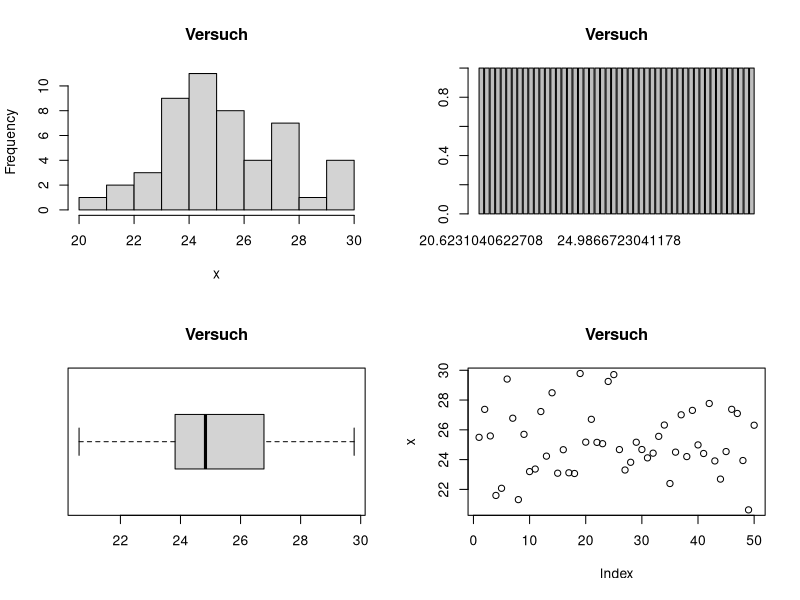
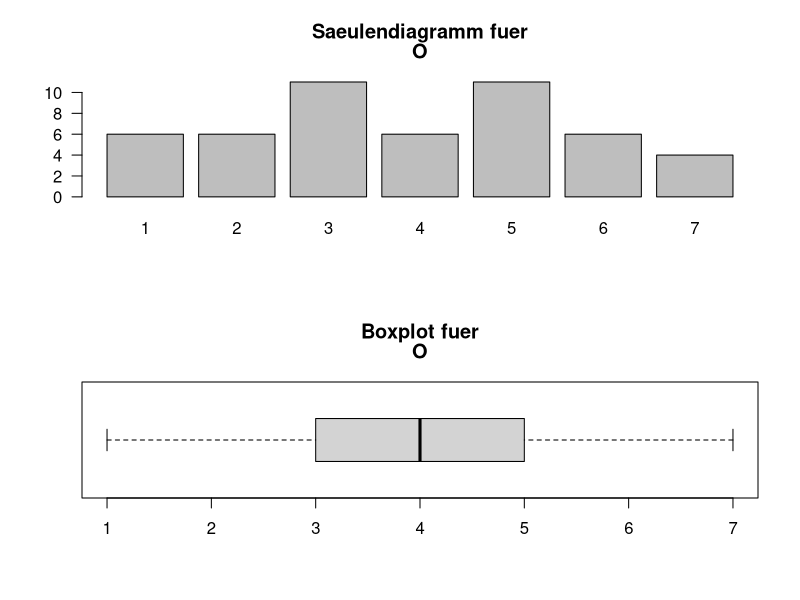
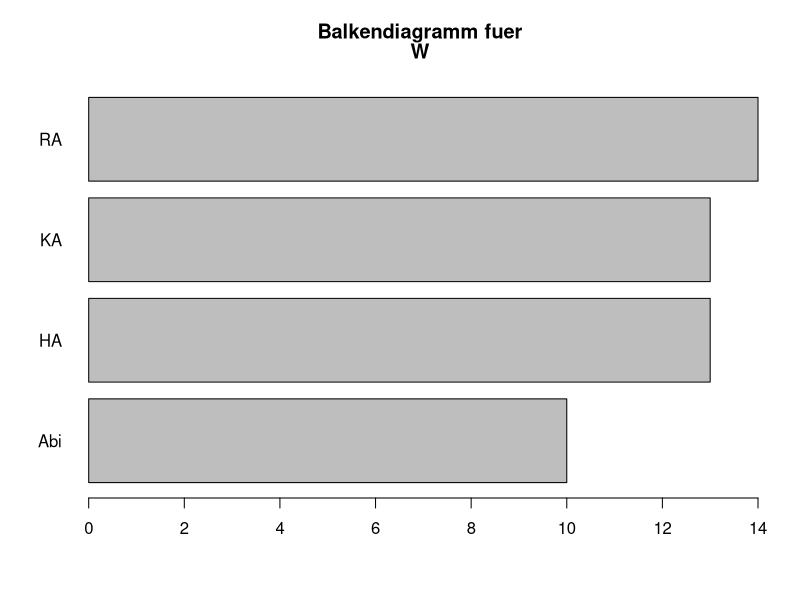

These charts were generated, in order, by the following R code:
# Funktionen-R-Skript 1


# Funktionen a, b, c: Alina, Hannah

# Funktion a) 
# Eine Funktion, die verschiedene geeignete deskriptive Statistiken für metrische 
# Variablen berechnet und ausgibt.

# My_Plots gibt bei plot = 0 fuer den eingegebenen Vektor an Daten ein Histogramm, ein Barplot, ein Boxplot und ein Scatterplot.
# Diese Einstellung ist der default, gibt man der Variable plot einen Wert von 1 bis 4, gibt die Funktion fuer
# 1 das Histogramm, fuer 2 den Barplot, fuer 3 den Boxplot und fuer 4 den Scatterplot aus.

random <- rnorm(50, mean = 25, sd = 2)

My_Plots <- function(x, main, plot = 0){
  # x = Daten
  # main = Überschrift für alle Plots 
  if(plot == 0){ 
    par(mfrow = c(2,2)) # vier Grafiken in einen Plot 
    # Die unterschiedlichen Grafiken 
    hist(x, main = main) 
    barplot(table(x), main = main)
    boxplot(x,horizontal = TRUE, main = main)
    plot(x, main = main) 
    par(mfrow = c(1,1)) #setze die parameter zurueck 
  }
  if(plot == 1){
    hist(x, main = main) 
  }
  if(plot == 2){
    barplot(table(x), main = main) 
  }
  if(plot == 3){
    boxplot(x, main = main) 
  }
  if(plot == 4){
    plot(x, main = main) 
  }
}

My_Plots(random, main = "Versuch")

# Funktion b) 
# Eine Funktion, die verschiedene geeignete desktiptive Statistiken für 
# kategoriale Variablen berechnet und ausgibt 

S <- c("KA", "RA", "Abi", "HA") # Ein Datenbeispiel zum ausprobieren 
W <- sample(S, size = 50, replace = TRUE)
O <- sample(1:7, size=50, replace = TRUE) # Ein ordinales Datenbeispiel

# der parameter ordinal kann auf FALSE gesetzt werden, wenn ein Boxplot der eingegebenen Daten keinen Sinn ergibt

My_Plots_2 <- function(x, ordinal = TRUE){
  if(ordinal == TRUE){
    #Die Diagramme
      par(mfrow = c(2,1))
      #Ein Stabdiagramm
      barplot(table(x), main = c("Saeulendiagramm fuer", deparse(substitute(x))), las = 1)
      #Ein Boxplot
      boxplot(x, main = c("Boxplot fuer", deparse(substitute(x))), horizontal = TRUE)
      par(mfrow = c(1,1))
    #Die Haufigkeitstabelle 
      print(table(x, dnn = deparse(substitute(x))))
  }
  
  if(ordinal == FALSE){
    #Das Stabdiagramm
      barplot(table(x), main = c("Balkendiagramm fuer", deparse(substitute(x))), horiz = TRUE, las = 1)
    #Die Häufigkeitstabelle
      print(table(x, dnn = deparse(substitute(x))))
  }
}
My_Plots_2(O, ordinal = TRUE)
My_Plots_2(W, ordinal = FALSE)



## c) 
#Eine Funktion, die geeignete deskriptive bivariate Statistiken fuer den Zusammenhang zwischen 
#zwei kategorialen Variablen berechnet ausgibt. 

#My_Plot_3 gibt zwei Kreuztabellen, eine mit absoluten Haufigkeiten und eine mit relativen Haufigkeiten, in der Konsole aus.

#Datenvektoren zum ausprobieren
O <- sample(1:7, size=50, replace = TRUE)
P <- sample(1:7, size=50, replace = TRUE)

My_Plots_3 <- function(x,y,both.ordinal = FALSE){
  #x erster Datenvektor, y zweiter Datenvektor
  tabelle <- table(x,y,
                   dnn = c(deparse(substitute(x)), deparse(substitute(y)))) #uebernimmt den Namen des Datenvektors
  cat('Tabelle mit absoluten Haufigkeiten: \n\n')
  print(tabelle)
  cat('\n Tabelle mit relativen Haeufigkeiten: \n\n')
  print(prop.table(tabelle))

  #Wenn beide Merkmale ordinal sind, kann man Spearman Korrelation berechnen:
  if(both.ordinal == TRUE){
    c <- cor(x,y,use = 'complete.obs', method = 'spearman')
    cat('\n\n Die Spearman-Korrelation der beiden Merkmale betraegt:', c)
  }
}

My_Plots_3(O,P,both.ordinal = TRUE)









# Funktionen  d, e, f: Maike, Julia



## d)

# Grundgeruest der Funktion fuer Zusammenhang zwischen einer metrischen und einer dichotomen Variable

# Es werden 2 Summaries der metrischen Variable ausgegeben, getrennt nach den beiden Auspraegungen der dichotomen Variable
# Eingabe: fuer "dich" muss eine dichotome, fuer "met" eine metrische Variable eingegeben werden
# "dich" und "met" sollten zwei Variablen sein, deren n-te Eintraege jeweils von derselben Person stammen

dichmetsummary <- function(dich, met){
  
  if(length(table(dich)) != 2){stop("dich muss eine dichotome Variable sein")} 
     #ueberprueft, ob "dich" genau zwei Auspraegungen hat
  
  if(!is.numeric(met)){stop("met muss eine metrische Variable sein")} 
     # ueberprueft, ob "met" eine metrische variable ist
  
  if(length(met) != length(dich)){stop("dich und met muessen gleiche Laenge haben")} 
     # uberprueft, ob "dich" und "met" die gleiche Laenge haben.


dichfact <- factor(dich, levels = c(names(table(dich))), labels = c(0, 1))
# Umwandlung der dichotomen variable in einen Factor
  
# die Summaries werden als 2-elementige Liste zurueckgegeben:
rgabe <- list(
  # Summary der metrischen Variable nach der ersten im table ausgefuehrten Auspraegung der dichotomen Variable
  summary(met[dichfact == 0]), 
  
  # Summary der metrischen Variable nach der zweiten im table ausgefuehrten Auspraegung der dichotomen Variable
  summary(met[dichfact == 1])
)


names(rgabe) <- c(names(table(dich))[1], names(table(dich))[2])
# zu jedem Listenelement wird hinzugefuegt, auf welcher Auspraegung der dichotomen Variable die Summary basiert

return(rgabe) # Ausgabe der beiden Summaries
  }







## e)
# Die Funktion kategorisiert eine numerische Variable quantilbasiert in "niedrig", "mittel" und "hoch"

# ordinalskalierte Variablen koennen mit der Hilfsfunktion "ordtonum"
# in Variablen mit numerischen Werten entsprechend ihrer Ordnung
# umgewandelt werden

quantkat <- function(x){
  newob <- NULL # leeres Objekt wird erstellt
uquant <- quantile(as.numeric(names(table(x))), 0.25) # das untere Quartil der sortierten numerischen Werte wird bestimmt
oquant <- quantile(as.numeric(names(table(x))), 0.75) # ebenso das obere Quartil

newob[x <= uquant] <- "niedrig" 
# das untere Quartil dient als obere Grenze der Kategorie "niedrig".
# alles, was unterhalb dieses Quartils liegt, wird der Kategorie "niedrig" zugeordnet.

newob[x > uquant & x < oquant] <- "mittel" 
# die Werte zwischen den beiden Quartilen werden der Kategorie "mittel" zugeordnet

newob[x >= oquant] <- "hoch" 
# das obere Quartil ist die untere Grenze fuer die Kategorie "hoch", alles was darueber liegt, wird "hoch" zugeordnet

newob 
# das in "niedrig", "mittel" und "hoch" kategorisierte Objekt wird ausgegeben.
}




# Beispiel
b <- c(2, 5, 2, 6, 3, 6)

quantkat(b)
# [1] "niedrig" "mittel"  "niedrig" "hoch"    "mittel"  "hoch"





# man koennte auch 0.33 und 0.66 Quantile nehmen, oder eben die Quartile. 
# bei den Quartilen waere die mittlere Kategorie doppelt so gross wie jeweils die Extremen











  
  
##f)

# es werden Visualisierungen fuer drei oder vier Variablen erstellt. Dabei werden zwei Variablen fuer die Achsen verwendet und die dritte durch unterschiedliche
# Farben gezeigt. Die Positionen der drei/ vier Variablen sind dabei fest gewaehlt. Man kann bei drei Variablen nur unterscheiden welche drei von Mathe_Int, Prog_Int, 
# Studienfach und Mathe_LK man gleichzeitig angezeigt werden sollen. Genutzt wird dabei das Paket "ggplot2". 




# muss vorher geladen
install.packages("dplyr")
library(dplyr)
install.packages("ggplot2")
library(ggplot2)


Visual_data <- function(D = data, n = 3, Int_Mathe = TRUE, Int_Prog = TRUE, data_Studiengang = TRUE, MatheLK = FALSE){   # n steht dafuer, wie viele Variablen genutzt werden, moeglich sind 3 oder 4
  if(n == 3 & Int_Mathe == TRUE & Int_Prog == TRUE & data_Studiengang == TRUE & MatheLK == FALSE){
    print(ggplot(D,                                                                          # ggplot wird vom Datensatz erstellt
           aes(y = factor(Mathe_Int),                                                     # Interesse für Mathe auf y-Achse
               x = Prog_Int,                                                              # auf die x-Achse kommt Interesse für Programmieren
               color = Studienfach)) +                                                    # es wird farblich nach Studienfach unterschieden
      geom_jitter(alpha = 1,                                                              # Farbstaerke und Groesse der Punkte im Gitter
                  size = 1.5) + 
      labs(title = "Interesse nach Studienfach",                                          # Die jeweiligen Achsen werden beschriftet
           x = "Interesse an Programmiern", 
           y = "Interesse an Mathe", las = 1) )
  }
  if(n == 3 & Int_Mathe == TRUE & Int_Prog == TRUE & data_Studiengang == FALSE & MatheLK == TRUE){
    print( ggplot(D,                                                                          # ggplot wird vom Datensatz erstellt
           aes(y = factor(Mathe_Int),                                                       # Interesse für Mathe auf y-Achse
               x = Prog_Int,                                                              # auf die x-Achse kommt Interesse für Programmieren
               color = Mathe_LK)) +                                                    # es wird farblich nach Mathe LK unterschieden
      geom_jitter(alpha = 1,                                                              # Farbstaerke und Groesse der Punkte im Gitter
                  size = 1.5) + 
      labs(title = "Interesse nach Mathe LK",                                          # Die jeweiligen Achsen werden beschriftet
           x = "Interesse an Programmiern", 
           y = "Interesse an Mathe", las = 1) )
  }
  if(n == 3 & Int_Mathe == TRUE & Int_Prog == FALSE & data_Studiengang == TRUE & MatheLK == TRUE){
    print( ggplot(D,                                                                          # ggplot wird vom Datensatz erstellt
           aes(y = factor(Mathe_Int),                                                      # Interesse für Mathe auf y-Achse
               x = Studienfach,                                                              # auf die x-Achse kommt das Studienfach
               color = Mathe_LK)) +                                                    # es wird farblich nach Mathe LK unterschieden
      geom_jitter(alpha = 1,                                                              # Farbstaerke und Groesse der Punkte im Gitter
                  size = 1.5) + 
      labs(title = "Mathe LK nach Studenfach und Int. Mathe",                                          # Die jeweiligen Achsen werden beschriftet
           x = "Studienfach", 
           y = "Interesse an Mathe", las = 1))
  }
  if(n == 3 & Int_Mathe == FALSE & Int_Prog == TRUE & data_Studiengang == TRUE & MatheLK == TRUE){
    print(ggplot(D,                                                                          # ggplot wird vom Datensatz erstellt
           aes(y = factor(Prog_Int),                                                      # Interesse für Programmieren auf y-Achse 
               x = Studienfach,                                                              # auf die x-Achse kommt das Studienfach
               color = Mathe_LK)) +                                                    # es wird farblich nach Mathe LK unterschieden
      geom_jitter(alpha = 1,                                                              # Farbstaerke und Groesse der Punkte im Gitter
                  size = 1.5) + 
      labs(title = "Mathe LK bei Studienfach und Int. Programmieren",                                          # Die jeweiligen Achsen werden beschriftet
           x = "Studienfach", 
           y = "Interesse an Programmieren", las = 1) )
  }
  if(n==4 & Int_Mathe == TRUE & Int_Prog == TRUE & data_Studiengang == TRUE & MatheLK == TRUE){
    print(D %>%
      ggplot(aes(y = Mathe_Int, x = Prog_Int, color = Mathe_LK)) +    # ggplot wird erstellt, bei dem die Interessen auf die Achsen kommen und farblich
      # zwischen Mathe_LK ja oder nein entschieden wird
      geom_point() +                                                 # es werden Punkte erstellt
      facet_wrap(vars(Studienfach)) +                                # es wird nach der vierten Variable/ Studienfach unterschieden
      labs(title ="Abhaengigkeit aller vier Variablen",              # Beschriftung wird hinzugef
           subtitle = "Aufgeteilt nach Studienfach",
           x = "Interesse an Programmieren",
           y = "Interesse an Mathe"))
  }
  
  
# Hier werden die Warnings geschrieben, falls die Variablen unzulaessig sind  
  
  # bei den Fall das n=4 ist, wird eine Warnung gegeben, falls nicht alle vier Folgevariablen TRUE gesetzt wurden
  if(n == 4 & !(Int_Mathe == TRUE & Int_Prog == TRUE & data_Studiengang == TRUE & MatheLK == TRUE )){    
    warning("Bei n=4 muessen alle vier Variablen auf TRUE gesetzt werden")
  }
  # bei den Fall das n=3 ist:
  # falls vier statt drei Variablen TRUE gesetzt wurden
  if(n == 3 & Int_Mathe == TRUE & Int_Prog == TRUE & data_Studiengang == TRUE & MatheLK == TRUE){
    warning("Bei n=3 duerfen nur drei Variablen TRUE sein")
  }
  # falls zu wenig Variablen TRUE gesetzt wurden
  if(n== 3 & (Int_Mathe == FALSE & Int_Prog == FALSE & data_Studiengang == TRUE & MatheLK == TRUE | Int_Mathe == FALSE & Int_Prog == TRUE & data_Studiengang == FALSE & MatheLK == TRUE |
              Int_Mathe == FALSE & Int_Prog == TRUE & data_Studiengang == TRUE & MatheLK == FALSE | Int_Mathe == TRUE & Int_Prog == FALSE & data_Studiengang == FALSE & MatheLK == TRUE | 
              Int_Mathe == TRUE & Int_Prog == FALSE & data_Studiengang == TRUE & MatheLK == FALSE | Int_Mathe == TRUE & Int_Prog == TRUE & data_Studiengang == FALSE & MatheLK == FALSE |
              Int_Mathe == FALSE & Int_Prog == FALSE & data_Studiengang == FALSE & MatheLK == FALSE | Int_Mathe == FALSE & Int_Prog == FALSE & data_Studiengang == FALSE & MatheLK == TRUE |
              Int_Mathe == FALSE & Int_Prog == FALSE & data_Studiengang == TRUE & MatheLK == FALSE | Int_Mathe == FALSE & Int_Prog == TRUE & data_Studiengang == FALSE & MatheLK == FALSE |
              Int_Mathe == TRUE & Int_Prog == FALSE & data_Studiengang == FALSE & MatheLK == FALSE )){
    warning("Bei n=3 muessen genau drei Variablen TRUE sein")
  }
  
  # falls das n selbst unzulaessig ist
  if(n != 3 & n!= 4){
    warning("Das n ist unzulaessig. Es wird nur n=3 oder n=4 angenommen")
  }
 }
